Frame 1 (no input): blank canvas, image omitted
Frame 60 (the mouse pressed at the canvas centre just before this capture): blank canvas, image omitted
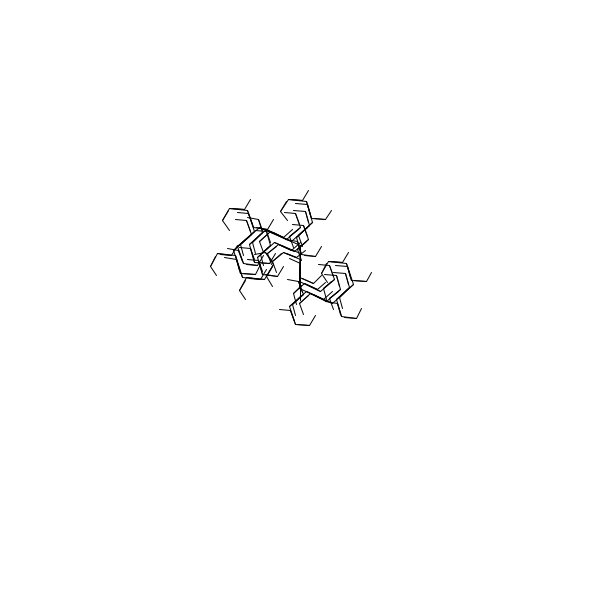
Frame 120 (the mouse held since frame 60 and released just before this capture)

The Processing sketch whose frames 1 and 60 were blank and that drew this single picture after the mouse press (run headless with seeded random() and noise(); from frame 60 on, the mouse is pressed at the canvas centre):

// Processing sketch: processing_31057
// ── processing_31057.pde

void setup(){
size(600,600);
smooth();

}
void draw(){

background(255);

//設定原點
 pushMatrix();
 translate(width/2,height/2);
// branch(100);
 branch(map(mouseX,0,width,10,100));
 popMatrix();
//回調原點

}

void branch(float len){
  line(0,0,0,-len);
  translate(0,-len);
  
  len *=0.8;
  float theta= map(mouseX,0,mouseY,0,PI);
  
  if(len>10){
  pushMatrix();
  rotate(theta);
  branch(len);
  popMatrix();
   
   }
   
    float thetb= map(mouseX,0,sin(30),0,-PI);
    
  
  if(len>10){
  pushMatrix();
 
  rotate(thetb);
  branch(len);
  popMatrix();
   
   }
  }
